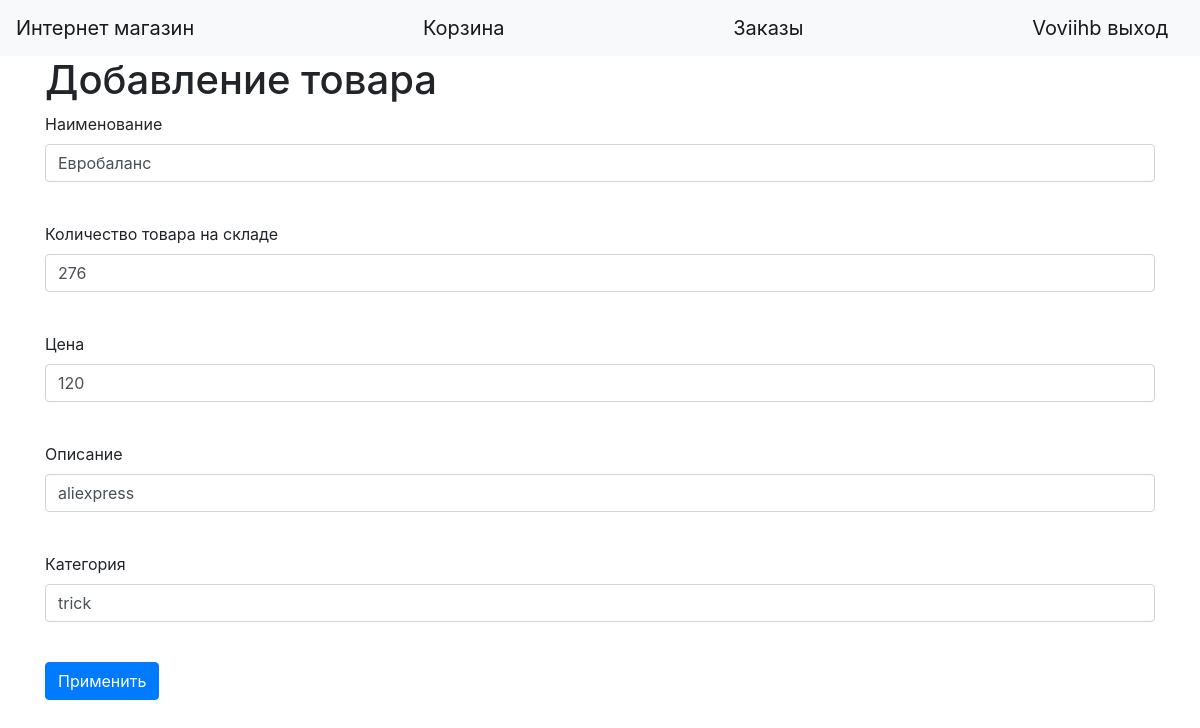
The app's page /edit_product/1 (signed in), older data.
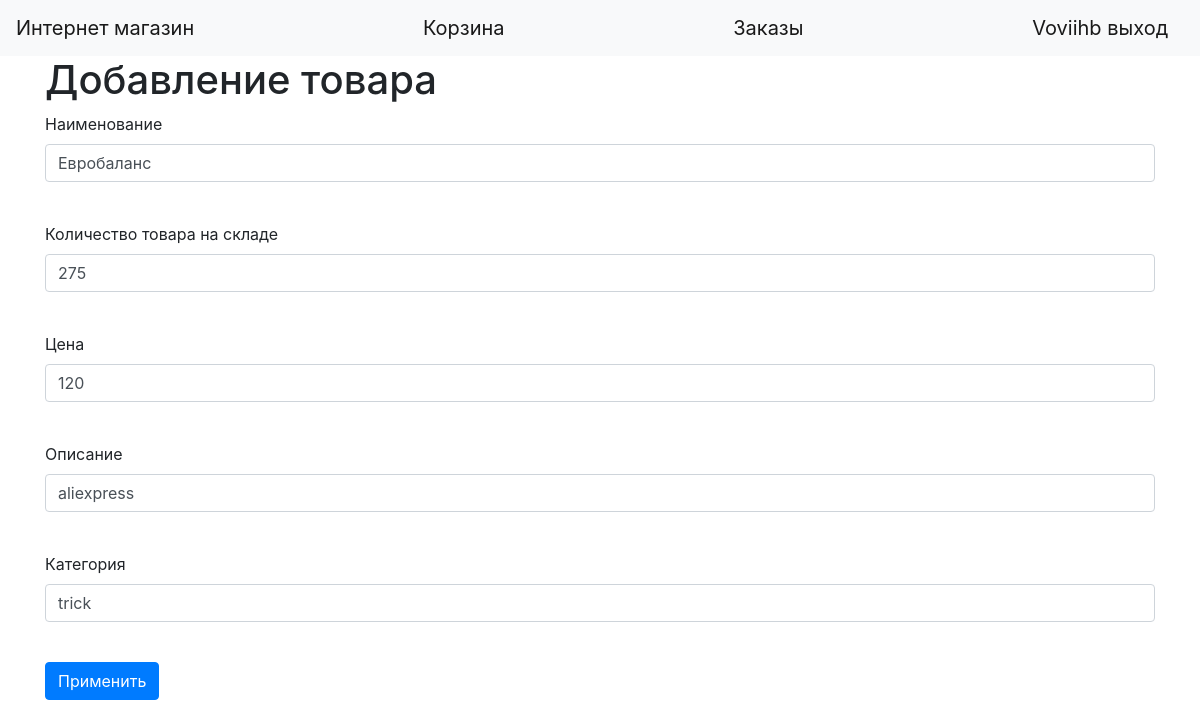
The same page, newer data.
### data/products.py (models this page shows, shortened)
class Products(SqlAlchemyBase, SerializerMixin):
    __tablename__ = 'products'
    id = sqlalchemy.Column(sqlalchemy.Integer, primary_key=True, autoincrement=True)
    title = sqlalchemy.Column(sqlalchemy.String, nullable=True)
    quantity = sqlalchemy.Column(sqlalchemy.Integer, nullable=True)
    price = sqlalchemy.Column(sqlalchemy.Integer, nullable=True)
    description = sqlalchemy.Column(sqlalchemy.String, nullable=True)
    category = sqlalchemy.Column(sqlalchemy.String, nullable=True)
    user_id = sqlalchemy.Column(sqlalchemy.Integer, sqlalchemy.ForeignKey("users.id"))
    user = orm.relationship('User', foreign_keys="Products.user_id", backref="products")

### main.py (the view, shortened to what this page needs)
@app.route('/edit_product/<int:id>', methods=['GET', 'POST'])
@login_required
def edit_product(id):
    form = ProductsForm()
    if request.method == "GET":
        db_sess = db_session.create_session()
        products = db_sess.query(Products).filter((Products.id == id),
                                                  ((Products.user == current_user) | (current_user.id == 1) | (
                                                          current_user.id == 7))).first()
        if products:
            form.title.data = products.title
            form.quantity.data = products.quantity
            form.price.data = products.price
            form.description.data = products.description
            form.category.data = products.category
        else:
            abort(404)
    return render_template('products.html', title='Редактирование товара', form=form)

### forms/product.py
class ProductsForm(FlaskForm):
    title = StringField("Наименование", validators=[DataRequired()])
    quantity = IntegerField("Количество товара на складе", validators=[DataRequired()])
    price = IntegerField("Цена", validators=[DataRequired()])
    description = StringField("Описание", validators=[DataRequired()])
    category = StringField("Категория")
    submit = SubmitField('Применить')

### data/db_session.py (called while the page is built)
def create_session() -> Session:
    global __factory
    return __factory()

### main.py (called while the page is built)
@login_manager.user_loader
def load_user(user_id):
    db_sess = db_session.create_session()
    return db_sess.query(User).get(user_id)

### templates/products.html (shortened to what this page needs)
{% extends "base.html" %}
{% block content %}
    <h1>Добавление товара</h1>
    <form action="" method="post">
        <p>
            {{ form.title.label }}<br>
            {{ form.title(class="form-control") }}<br>
        </p>
        <p>
            {{ form.quantity.label }}<br>
            {{ form.quantity(class="form-control") }}<br>
        </p>
        <p>
            {{ form.price.label }}<br>
            {{ form.price(class="form-control") }}<br>
        </p>
        <p>
            {{ form.description.label }}<br>
            {{ form.description(class="form-control") }}<br>
        </p>
        <p>
            {{ form.category.label }}<br>
            {{ form.category(class="form-control") }}<br>
        </p>
        <p>{{ form.submit(type="submit", class="btn btn-primary") }}</p>
    </form>
{% endblock %}

Row changes from the older to the newer data that the page shows:
changed Products "Евробаланс": quantity "276" → "275"
